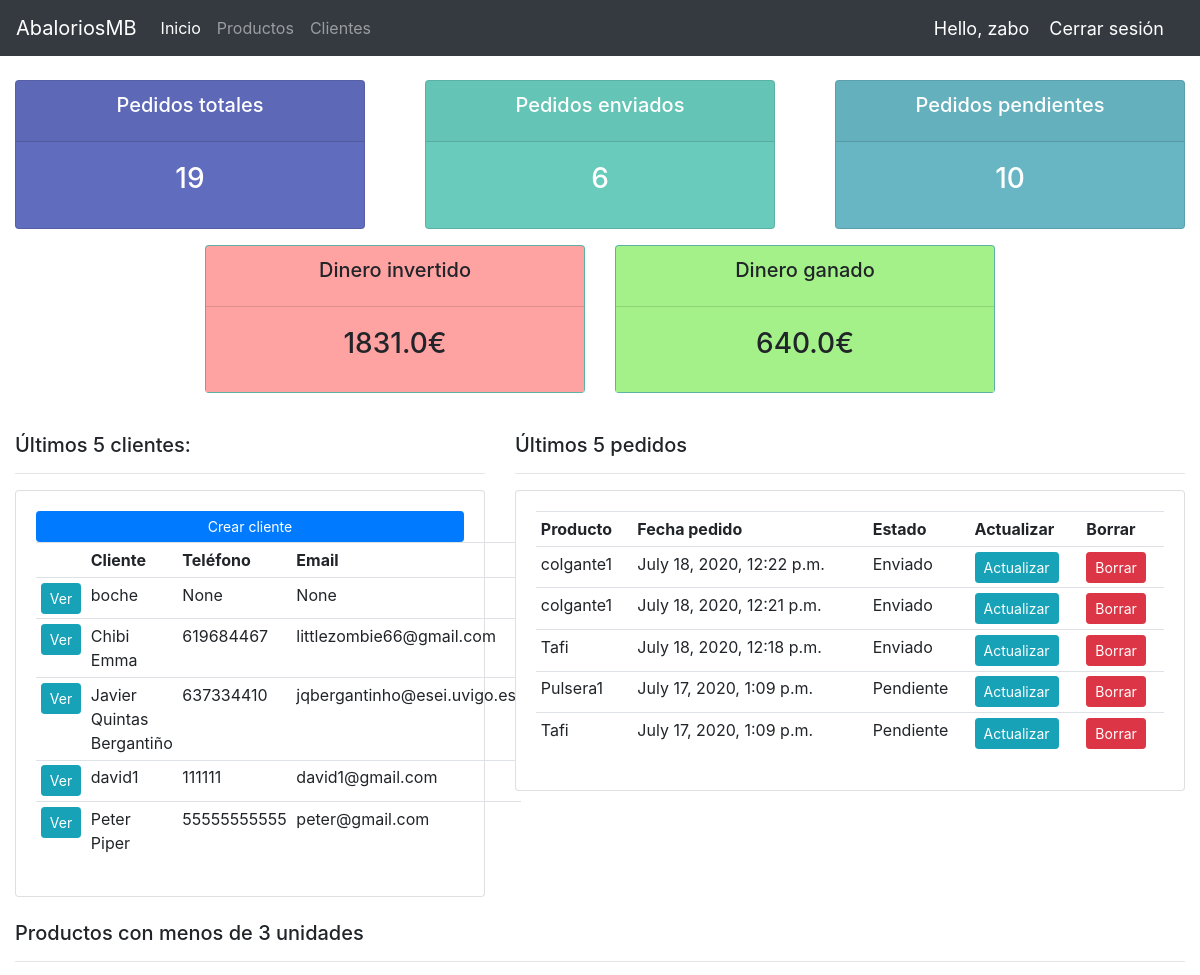
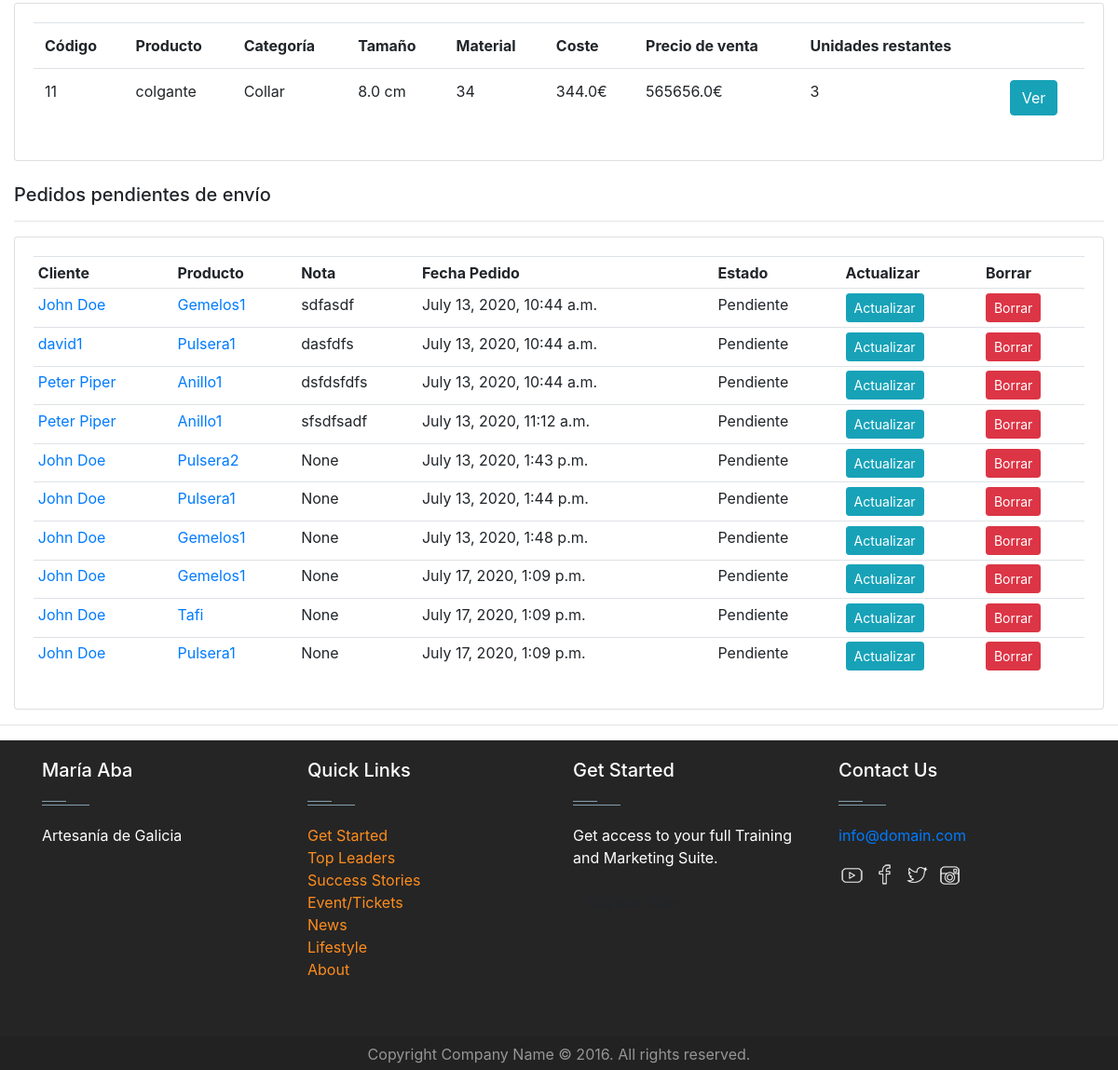
The app's page / (signed in) with its own data (2 pictures, top to bottom).
### jewels/models.py (models this page shows, shortened)
class Customer(models.Model):
    user = models.OneToOneField(User, null=True, blank=True, on_delete=models.CASCADE)
    name = models.CharField(max_length=200, null=True)
    phone = models.CharField(max_length=200, null=True)
    email = models.CharField(max_length=200, null=True)
    address = models.CharField(max_length=10000, null=True)
    profile_pic = models.ImageField(default="profile1.jpg", null=True, blank=True)
    date_created = models.DateTimeField(auto_now_add=True, null=True)
    def __str__(self):
        return self.name

class Order(models.Model):
    STATUS = (
        ('Pendiente', 'Pendiente'),
        ('En camino', 'En camino'),
        ('Enviado', 'Enviado'),
    )
    customer = models.ForeignKey(Customer, null=True, on_delete=models.SET_NULL)
    product = models.ForeignKey(Product, null=True, on_delete=models.SET_NULL)
    date_created = models.DateTimeField(auto_now_add=True, null=True)
    status = models.CharField(max_length=200, null=True, choices=STATUS)
    note = models.CharField(max_length=1000, null=True)

class Product(models.Model):
    CATEGORY = (
        ('Pulsera', 'Pulsera'),
        ('Collar', 'Collar'),
        ('Gemelos', 'Gemelos'),
        ('Anillo', 'Anillo'),
        ('Llavero', 'Llavero'),
        ('Pendientes', 'Pendientes'),
        ('Brazalete', 'Brazalete'),
        ('Gargantilla', 'Gargantilla'),
        ('Colgante', 'Colgante'),
        ('Tobillera', 'Tobillera'),
    )
    name = models.CharField(max_length=200, null=True)
    product_pic = models.ImageField(default="", null=True, blank=True)
    category = models.CharField(max_length=200, null=True, choices=CATEGORY)
    size = models.FloatField(null=True)
    material = models.CharField(max_length=10000, null=True)
    cost_price = models.FloatField(null=True)
    sell_price = models.FloatField(null=True)
    description = models.CharField(max_length=1000, null=True, blank=True)
    units = models.IntegerField(null=True)
    date_created = models.DateTimeField(auto_now_add=True, null=True)
    def __str__(self):
        return self.name

### jewels/decorators.py (the view)
    def wrapper_function(request, *args, **kwargs):
        group = None
        if request.user.groups.exists():
            group = request.user.groups.all()[0].name
        if group == 'customer':
            return redirect('user-page')
        if group == 'admin':
            return view_func(request, *args, **kwargs)

### jewels/templates/jewels/dashboard.html (shortened to what this page needs)
{% extends 'jewels/main.html' %}
{% block content %}
    {% include 'jewels/status.html' %}
    <br>
    <div class="container-fluid">
        <div class="row">
            <div class="col-md-5">
                <h5>Últimos 5 clientes:</h5>
                <hr>
                <div class="card card-body">
                    <a href="{% url 'create_customer' %}" class="btn btn-primary btn-sm btn-block">Crear cliente</a>
                    <table class="table table-sm">
                        <tr>
                            <th></th>
                            <th>Cliente</th>
                            <th>Teléfono</th>
                            <th>Email</th>
                        </tr>
                        {% for customer in customers %}
                            <tr>
                                <td><a href="{% url 'customer' customer.id %}"
                                    class="btn btn-sm btn-info">Ver</a></td>
                                <td>{{ customer.name }}</td>
                                <td>{{ customer.phone }}</td>
                                <td>{{ customer.email }}</td>
                            </tr>
                        {% endfor %}
                    </table>
                </div>
            </div>
            <div class="col-md-7">
                <h5>Últimos 5 pedidos</h5>
                <hr>
                <div class="card card-body">
                    <table class="table table-sm">
                        <tr>
                            <th>Producto</th>
                            <th>Fecha pedido</th>
                            <th>Estado</th>
                            <th>Actualizar</th>
                            <th>Borrar</th>
                        </tr>
                        {% for order in orders %}
                            <tr>
                                <td>{{ order.product }}</td>
                                <td>{{ order.date_created }}</td>
                                <td>{{ order.status }}</td>
                                <td><a href="{% url 'update_order' order.id %}" class="btn btn-sm btn-info">Actualizar</a></td>
                                <td><a href="{% url 'delete_order' order.id %}" class="btn btn-sm btn-danger">Borrar</a></td>
                            </tr>
                        {% endfor %}
                    </table>
                </div>
            </div>
        </div>
        <div class="row">
            <div class="col-md">
                <br>
                <h5>Productos con menos de 3 unidades</h5>
                <hr>
                <div class="card card-body">
                    <table class="table">
                        <tr>
                            <th>Código</th>
                            <th>Producto</th>
                            <th>Categoría</th>
                            <th>Tamaño</th>
                            <th>Material</th>
                            <th>Coste</th>
                            <th>Precio de venta</th>
                            <th>Unidades restantes</th>
                            <th></th>
                        </tr>
                        {% for i in low_unit_products %}
                            <tr>
                                <td>{{ i.id }}</td>
                                <td>{{ i.name }}</td>
                                <td>{{ i.category }}</td>
                                <td>{{ i.size }} cm</td>
                                <td>{{ i.material }}</td>
                                <td>{{ i.cost_price }}€</td>
                                <td>{{ i.sell_price }}€</td>
                                <td>{{ i.units }}</td>
                                <td><a href="{% url 'product' i.id %}" class="btn btn-info">Ver</a></td>
                            </tr>
                        {% endfor %}
                    </table>
                </div>
            </div>
        </div>
        <div class="row">
            <div class="col-md">
                <br>
                <h5>Pedidos pendientes de envío</h5>
                <hr>
                <div class="card card-body">
                    <table class="table table-sm">
                        <tr>
                            <th>Cliente</th>
                            <th>Producto</th>
                            <th>Nota</th>
                            <th>Fecha Pedido</th>
                            <th>Estado</th>
                            <th>Actualizar</th>
                            <th>Borrar</th>
                        </tr>
                        {% for i in pending %}
                            <tr>
                                <td><a href="{% url 'customer' i.customer.id %}">{{ i.customer }}</a></td>
                                <td><a href="{% url 'product' i.product.id %}">{{ i.product }}</a></td>
                                <td>{{ i.note }}</td>
                                <td>{{ i.date_created }}</td>
                                <td>{{ i.status }}</td>
                                <td><a href="{% url 'update_order' i.id %}" class="btn btn-sm btn-info">Actualizar</a></td>
                                <td><a href="{% url 'delete_order' i.id %}" class="btn btn-sm btn-danger">Borrar</a></td>
                            </tr>
                        {% endfor %}
                    </table>
                </div>
            </div>
                </div>
            </div>
{% endblock content %}

### jewels/templates/jewels/navbar.html (shortened to what this page needs)
{% load static %}
<nav class="navbar navbar-expand-lg navbar-dark bg-dark">
  <a class="navbar-brand" href="{% url 'home' %}">AbaloriosMB</a>
  <div class="collapse navbar-collapse" id="navbarNav">
    <ul class="navbar-nav">
        {% if request.user.is_staff %}
              <li class="nav-item active">
                <a class="nav-link" href="{% url 'home' %}">Inicio</a>
              </li>
              <li class="nav-item">
                <a class="nav-link" href="{% url 'products' %}">Productos</a>
              </li>
              <li class="nav-item">
                  <a class="nav-link" href="{% url 'customers' %}">Clientes</a>
              </li>
        {% else %}
            <li class="nav-item">
                <a href="{% url 'account' %}" class="nav-link">Ajustes</a>
            </li>
        {% endif %}
    </ul>
  </div>
    <span class="hello-msg">Hello, {{ request.user }}</span>
    <span><a class="hello-msg" href="{% url 'logout' %}">Cerrar sesión</a></span>
</nav>

### static/css/main.css (style rules this page uses)
body { background-color: #ebeff5; }
.btn { background-color: #ff8d1e; color:#fff; }

### jewels/templates/jewels/navbar.html (style rules this page uses)
.hello-msg { font-size: 18px; color: white; margin-right: 20px; }

### records on screen
Customer: name "boche", phone "None", email "None"
Customer: name "Chibi Emma", phone "619684467", email "littlezombie66@gmail.com"
Customer: name "Javier Quintas Bergantiño", phone "637334410", email "jqbergantinho@esei.uvigo.es"
Customer: name "david1", phone "111111", email "david1@gmail.com"
Customer: name "Peter Piper", phone "55555555555", email "peter@gmail.com"
Order: product "colgante1", date_created "July 18, 2020, 12:22 p.m.", status "Enviado"
Order: product "colgante1", date_created "July 18, 2020, 12:21 p.m.", status "Enviado"
Order: product "Tafi", date_created "July 18, 2020, 12:18 p.m.", status "Enviado"
Order: product "Pulsera1", date_created "July 17, 2020, 1:09 p.m.", status "Pendiente", customer "John Doe", note "None"
Order: product "Tafi", date_created "July 17, 2020, 1:09 p.m.", status "Pendiente", customer "John Doe", note "None"
Product: id "11", name "colgante", category "Collar", size "8.0", material "34", cost_price "344.0", sell_price "565656.0", units "3"
Order: customer "John Doe", product "Gemelos1", note "sdfasdf", date_created "July 13, 2020, 10:44 a.m.", status "Pendiente"
Order: customer "david1", product "Pulsera1", note "dasfdfs", date_created "July 13, 2020, 10:44 a.m.", status "Pendiente"
Order: customer "Peter Piper", product "Anillo1", note "dsfdsfdfs", date_created "July 13, 2020, 10:44 a.m.", status "Pendiente"
Order: customer "Peter Piper", product "Anillo1", note "sfsdfsadf", date_created "July 13, 2020, 11:12 a.m.", status "Pendiente"
Order: customer "John Doe", product "Pulsera2", note "None", date_created "July 13, 2020, 1:43 p.m.", status "Pendiente"
Order: customer "John Doe", product "Pulsera1", note "None", date_created "July 13, 2020, 1:44 p.m.", status "Pendiente"
Order: customer "John Doe", product "Gemelos1", note "None", date_created "July 13, 2020, 1:48 p.m.", status "Pendiente"
Order: customer "John Doe", product "Gemelos1", note "None", date_created "July 17, 2020, 1:09 p.m.", status "Pendiente"

### other values on screen
{{ request.user }} "zabo"
{{ total_orders }} "19"
{{ delivered }} "6"
{{ pending_count }} "10"
{{ total_cost }} "1831.0"
{{ total_gains }} "640.0"
